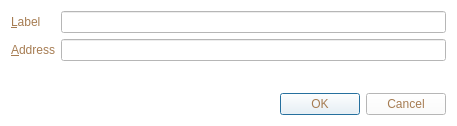
<?xml version="1.0" encoding="UTF-8"?>
<ui version="4.0">
 <class>EditAddressDialog</class>
 <widget class="QDialog" name="EditAddressDialog">
  <property name="geometry">
   <rect>
    <x>0</x>
    <y>0</y>
    <width>457</width>
    <height>126</height>
   </rect>
  </property>
  <property name="windowTitle">
   <string>Edit Address</string>
  </property>
  <property name="styleSheet">
   <string notr="true">background-color: white;
color: rgb(166, 124, 82);</string>
  </property>
  <layout class="QVBoxLayout" name="verticalLayout">
   <item>
    <layout class="QFormLayout" name="formLayout">
     <property name="fieldGrowthPolicy">
      <enum>QFormLayout::AllNonFixedFieldsGrow</enum>
     </property>
     <item row="0" column="0">
      <widget class="QLabel" name="label">
       <property name="text">
        <string>&amp;Label</string>
       </property>
       <property name="buddy">
        <cstring>labelEdit</cstring>
       </property>
      </widget>
     </item>
     <item row="0" column="1">
      <widget class="QLineEdit" name="labelEdit">
       <property name="toolTip">
        <string>The label associated with this address book entry</string>
       </property>
      </widget>
     </item>
     <item row="1" column="0">
      <widget class="QLabel" name="label_2">
       <property name="text">
        <string>&amp;Address</string>
       </property>
       <property name="buddy">
        <cstring>addressEdit</cstring>
       </property>
      </widget>
     </item>
     <item row="1" column="1">
      <widget class="QLineEdit" name="addressEdit">
       <property name="toolTip">
        <string>The address associated with this address book entry. This can only be modified for sending addresses.</string>
       </property>
      </widget>
     </item>
    </layout>
   </item>
   <item>
    <widget class="QDialogButtonBox" name="buttonBox">
     <property name="orientation">
      <enum>Qt::Horizontal</enum>
     </property>
     <property name="standardButtons">
      <set>QDialogButtonBox::Cancel|QDialogButtonBox::Ok</set>
     </property>
    </widget>
   </item>
  </layout>
 </widget>
 <resources/>
 <connections>
  <connection>
   <sender>buttonBox</sender>
   <signal>accepted()</signal>
   <receiver>EditAddressDialog</receiver>
   <slot>accept()</slot>
   <hints>
    <hint type="sourcelabel">
     <x>248</x>
     <y>254</y>
    </hint>
    <hint type="destinationlabel">
     <x>157</x>
     <y>274</y>
    </hint>
   </hints>
  </connection>
  <connection>
   <sender>buttonBox</sender>
   <signal>rejected()</signal>
   <receiver>EditAddressDialog</receiver>
   <slot>reject()</slot>
   <hints>
    <hint type="sourcelabel">
     <x>316</x>
     <y>260</y>
    </hint>
    <hint type="destinationlabel">
     <x>286</x>
     <y>274</y>
    </hint>
   </hints>
  </connection>
 </connections>
</ui>
